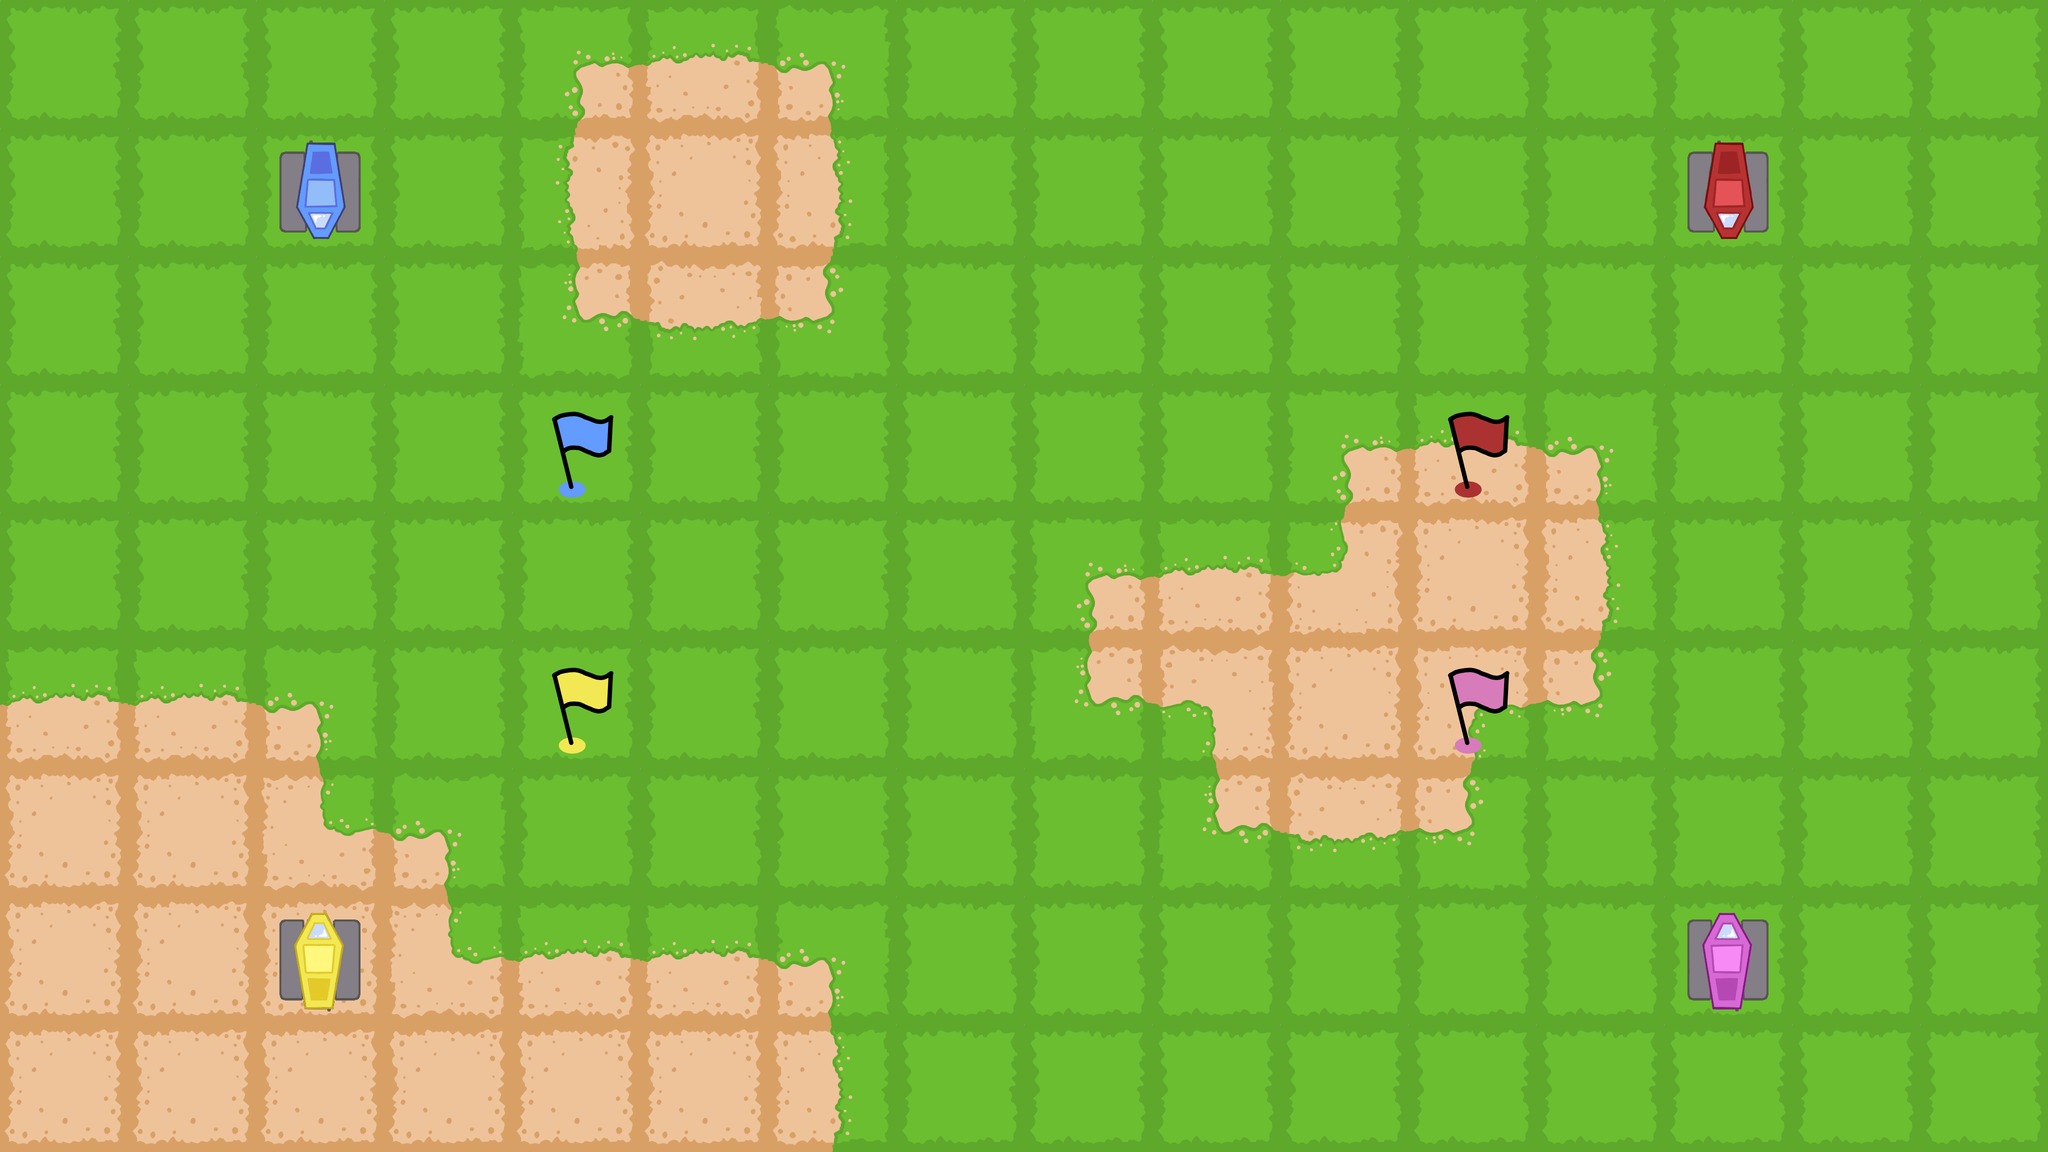

Below is a game level as drawn by its tile map, then a one-line description and the .tmx file that defines it, in full:
An orthogonal 16x9 tile map with 256x256 px tiles, 3 tile layers (Base, Objects, Player), 3 tilesets.

<map version="1.10" tiledversion="1.10.1" orientation="orthogonal" renderorder="right-down" width="16" height="9" tilewidth="256" tileheight="256" infinite="0" nextlayerid="4" nextobjectid="1">
 <properties>
  <property name="left" type="int" value="2" />
  <property name="right" type="int" value="2" />
  <property name="story">[[pre_level]]
text = """
Dear crew, I welcome you to the orbit of Teegarden B.
With this, the next step of our mission begins.
We will stay here in orbit for the next couple of weeks
so that our programmers can do their work.
Programmers, please come to your terminals. 
You need to be properly connected to the terminal's
system to control your robots.
Now then, I'll send your robots down in 3......
2...
1...
The robots are now on their way.
"""
profil = "Captain"
background = "OuterSpace"
[[pre_level]]
text = """
I received a signal that all the robots had landed on the planet. 
As it seems, they are not harmed.
But just to be sure, we'll need to quickly test them out.
I hope you all still know how to operate the robots, but just in case...
Where was that user handbook again?
Hmm.....
Ah, there it is!
Alright, programmers. On your terminal,
you should be able to see a couple of cards.
Every card symbolizes a specific action. 
Now the robots will move on their own once you put in your orders.
Let's see. You can turn right or left, wait,...
Oh!
As it seems, the robots can't seem to receive any of the others. 
We will have to fix that, but let's first test whether these three work.
And just as a reminder, don't forget that your wait is meant to measure
the time between one command and the next. 
So if you only want your robot to go straight and then turn, 
just tell it to wait for as many steps as you want it to
and then give the turn command.
Understood?
Now, how do I select a card?
Let's see...
"Move the cursor with the left and right arrow keys
and select an instruction with A.
'B' will remove the last instruction from your code.
You can change the count of cycles your robot will wait for with the up
and down arrow keys."
I hope that helps.
Now, then, to your first mission.
The robots are a bit spaced out;
could you please move them a bit closer together?
Just get the robot of your color to the corresponding flag
I marked on your map.
Which color you have should be shown by your terminal's lights.
Now, give it a try!
"""
profil = "Captain"
[[after_level]]
text = "It looks like you still know what you're doing. Good. "
profil = "Captain"</property>
  <property name="wait" type="int" value="5" />
 </properties>
 <tileset firstgid="1" source="../img/BaseTiles/BaseTiles.tsx" />
 <tileset firstgid="13" source="../img/ObjectTiles/ObjectTiles.tsx" />
 <tileset firstgid="17" source="../img/Player/Player.tsx" />
 <layer id="1" name="Base" width="16" height="9">
  <data encoding="csv">
1,1,1,1,2,1610612739,2684354562,1,1,1,1,1,1,1,1,1,
1,1,1,1,3221225475,4,3,1,1,1,1,1,1,1,1,1,
1,1,1,1,1610612738,2684354563,3221225474,1,1,1,1,1,1,1,1,1,
1,1,1,1,1,1,1,1,1,1,2,1610612739,2684354562,1,1,1,
1,1,1,1,1,1,1,1,2,1610612739,3221225477,4,3,1,1,1,
1610612739,1610612739,2684354562,1,1,1,1,1,1610612738,2684354565,4,5,3221225474,1,1,1,
4,4,1610612741,2684354562,1,1,1,1,1,1610612738,2684354563,3221225474,1,1,1,1,
4,4,4,1610612741,1610612739,1610612739,2684354562,1,1,1,1,1,1,1,1,1,
4,4,4,4,4,4,3,1,1,1,1,1,1,1,1,1
</data>
 </layer>
 <layer id="2" name="Objects" width="16" height="9">
  <data encoding="csv">
0,0,0,0,0,0,0,0,0,0,0,0,0,0,0,0,
0,0,0,0,0,0,0,0,0,0,0,0,0,0,0,0,
0,0,0,0,0,0,0,0,0,0,0,0,0,0,0,0,
0,0,0,0,0,0,0,0,0,0,0,0,0,0,0,0,
0,0,0,0,0,0,0,0,0,0,0,0,0,0,0,0,
0,0,0,0,0,0,0,0,0,0,0,0,0,0,0,0,
0,0,0,0,0,0,0,0,0,0,0,0,0,0,0,0,
0,0,0,0,0,0,0,0,0,0,0,0,0,0,0,0,
0,0,0,0,0,0,0,0,0,0,0,0,0,0,0,0
</data>
 </layer>
 <layer id="3" name="Player" width="16" height="9">
  <data encoding="csv">
0,0,0,0,0,0,0,0,0,0,0,0,0,0,0,0,
0,0,3221225491,0,0,0,0,0,0,0,0,0,0,3221225490,0,0,
0,0,0,0,0,0,0,0,0,0,0,0,0,0,0,0,
0,0,0,0,24,0,0,0,0,0,0,23,0,0,0,0,
0,0,0,0,0,0,0,0,0,0,0,0,0,0,0,0,
0,0,0,0,22,0,0,0,0,0,0,25,0,0,0,0,
0,0,0,0,0,0,0,0,0,0,0,0,0,0,0,0,
0,0,17,0,0,0,0,0,0,0,0,0,0,20,0,0,
0,0,0,0,0,0,0,0,0,0,0,0,0,0,0,0
</data>
 </layer>
</map>
